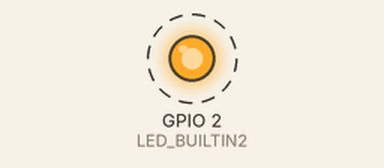
Bench run of a sketch on a simulated ESP32. On the bench: output pins drawn as LEDs (lit = HIGH). Dashed ring = blinking. What the sketch prints to the serial monitor is not drawn.

Above: at 0.2 s.
Timing chart, 0 to 3.0 s (numbered marks = the images above):
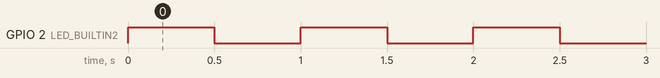

Measured:
- by itself, GPIO 2 (LED_BUILTIN2): alternates HIGH for 0.50 s and LOW for 0.50 s

The sketch:

sketch_may24b-blinkLED_ESP.ino
```cpp
/*
  ESP 32 Blink
  Turns on an LED on for one second, then off for one second, repeatedly.
  The ESP32 has an internal blue LED at D2 (GPIO 02)
*/

int LED_BUILTIN2 = 2;

void setup()
{
  Serial.begin(115200);
  pinMode(LED_BUILTIN2, OUTPUT);
}

void loop()
{
  Serial.println("LED allumé");
  digitalWrite(LED_BUILTIN2, HIGH);   // turn the LED on (HIGH is the voltage level)
  delay(500);    // wait for a second
  Serial.println("LED éteint");
  digitalWrite(LED_BUILTIN2, LOW);    // turn the LED off by making the voltage LOW
  delay(500);                       // wait for a second
}
```
